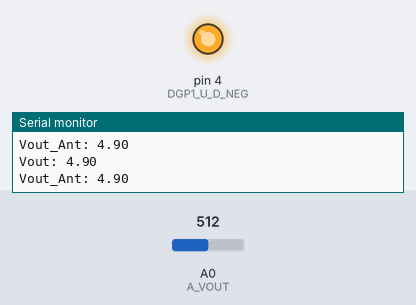
A sketch run on a simulated Arduino Uno, built with avr-gcc and run on an emulated ATmega328P. On the bench: output pins drawn as LEDs (lit = HIGH), the last lines printed to the serial monitor. The inputs (shaded band) are chosen by the test bench; at power-on: A0 (A_VOUT) = 512. Pins used as bus, display or sensor lines are not drawn.

Above: at 1.2 s.
1.3 s: A0 (A_VOUT) set to 306
At 2.5 s:
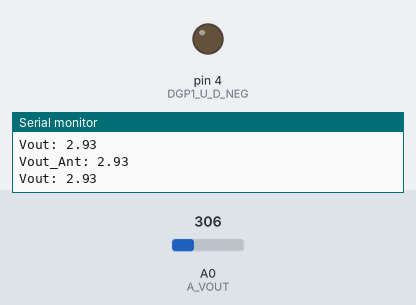
2.8 s: A0 (A_VOUT) set to 511
At 3.6 s:
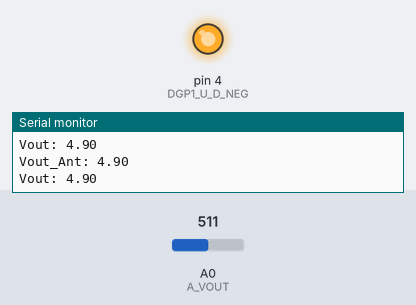
Timing chart, 0 to 5.8 s (numbered marks = the images above; inputs shaded):
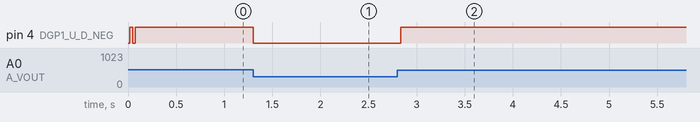

The sketch:

DCDC_DigiPot_MPPT.ino
```cpp
// Control dun Convertidor DC-DC NQR010A0X4Z
// amb Potenciometres Digital CAT5113
// Amb realimentació de Vout amb un Divisor de Tensió.
// Busqueda de la Máxima Transferencia de Potencia.
// Sense Realimentació de Corrent de Sortida,
// Per lo que suposem que obtindrem la máxima potencia de sortida
// amb la máxima tensió de sortida.

// Definició de Pins
// Potenciometre Digital
#define DGP1_INC_NEG 3   // DigiPot 1 Increment Negada
#define DGP1_U_D_NEG 4   // DigiPot 1 Uncrease - Decrease Negada
                         // 1 = Increment, 0 = Decrement
#define DGP1_TAPS 100    // Nombre de posicions del DigiPot 1

// Entrades Analogiques
#define A_VOUT A0   // Pin Analogic on Conectem la tensió de sortida del DigiPot

#define  Bits_ADC 10    // Bits del conversor Analogic Digital
#define  VCC 4.90       // Tensió d'aliementació del conversor a Digital de turno

// Resistencies del divisor (sensor) de tensió de sortida.
double Rd1o=10000;
double Rd2o=10000;
double X_Vout=(Rd1o+Rd2o)/Rd2o;   // Multiplicador per compensar el divisor de tensió
                  // d'entrada que permet mesurar tensions superiors
                  // a la tensió d'alimentació del conversor AD.

const int MaxBin=pow(2,Bits_ADC);   // Final d'escala en Binari

float Vout=0;
float Vout_Ant=0;
//float Vout_MAX=12;     // Tensió máxima que volem a la sortida [Volts].
float Rout=4.7;     // Resistencia de Sortida.
float Iout_MAX=1;       // Corrent máxima de sortida, que no volem sobrepassar.
float Vout_MAX=Iout_MAX*Rout;         // I=V/R, V=I*R.

void dgp1(int increment){
  // Configurem el digipot per incrementar o decrementar
  if (increment > 0){
    digitalWrite(DGP1_U_D_NEG, HIGH);
  }
  else{
    digitalWrite(DGP1_U_D_NEG, LOW);
  }
  increment=abs(increment);

  // Enviem els impulsos de variació del pot
  for(int incr = 0; incr < increment; incr++){
    digitalWrite(DGP1_INC_NEG, HIGH);
//    delay(100);
    digitalWrite(DGP1_INC_NEG, LOW);
  }
}


void setup() {

  Serial.begin(9600);
  Serial.println("Test Control Potenciometre Digital CAT5113 ");

  // Configuració de sortides digitals
  pinMode(DGP1_INC_NEG, OUTPUT);
  Serial.print("Pin Incremental:");
  Serial.println(DGP1_INC_NEG);

  pinMode(DGP1_U_D_NEG, OUTPUT);
  Serial.print("Pin Incremental:");
  Serial.println(DGP1_U_D_NEG);
}

void loop() {

  dgp1(1);    // Incrementam el valor del potencionemtre digital
  // Convert the analog reading (which goes from 0 - 1023) to a voltage (0 - 5V):
  Vout_Ant = Vout;
  Serial.print("Vout_Ant: ");
  Serial.println(Vout_Ant);
  Vout = X_Vout * analogRead(A_VOUT) * VCC / (MaxBin-1);
  Serial.print("Vout: ");
  Serial.println(Vout);
  if (Vout < Vout_Ant ){ dgp1(-1); }  // Si Vout ha baixat tornem a la pos anterior
  if (Vout > Vout_MAX ){ dgp1(-1); }

  dgp1(-1);   // Provem baixant el valor del potenciometre
  // Convert the analog reading (which goes from 0 - 1023) to a voltage (0 - 5V):
  Vout_Ant = Vout;
  Serial.print("Vout_Ant: ");
  Serial.println(Vout_Ant);
  Vout = X_Vout * analogRead(A_VOUT) * VCC / (MaxBin-1);
  Serial.print("Vout: ");
  Serial.println(Vout);
  if (Vout < Vout_Ant ){ dgp1(1); }  // Si Vout ha baixat tornem a la pos anterior
  if (Vout > Vout_MAX ){ dgp1(1); }

  delay(100);
}
```

Measured:
- after the input at 1.3 s, pin 4 (DGP1_U_D_NEG): HIGH → LOW at once
- after the input at 2.8 s, pin 4 (DGP1_U_D_NEG): LOW → HIGH at once
